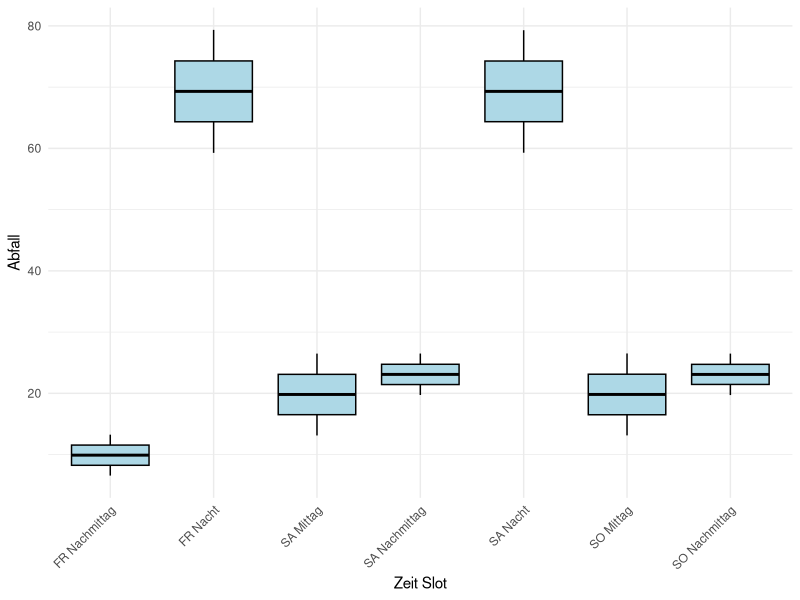
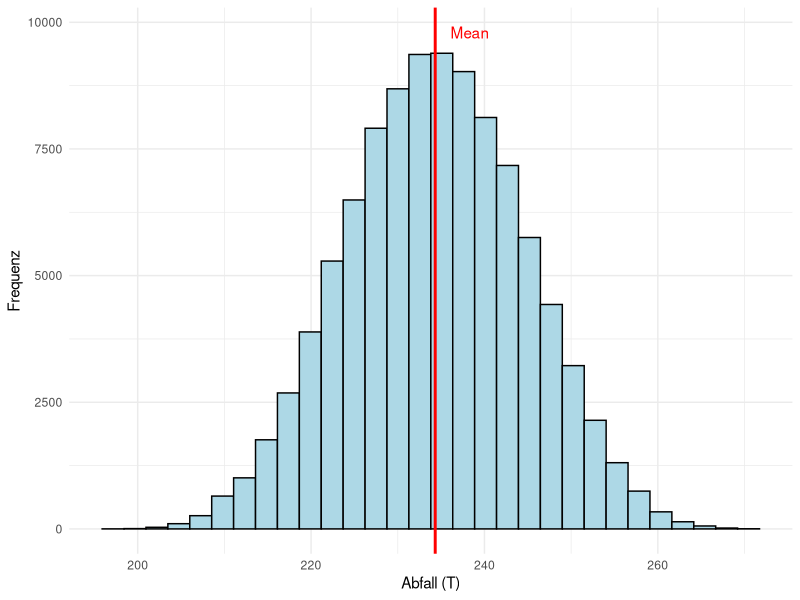

Reproduce these figures in R, in order.
## ---- chunk 1
#| label: variables
#| echo: false
#| cache: true
wetter_probs <- c(2/3, 1/3)
first_slot <- c(0.10, 0.20)
rest_slots <- c(0.3, 0.4)
bad_weather_factor <- 0.7
essen_e <- c(2, 1, 3)
essen_sd <- c(2, 1, 1)
trinken_e <- c(1, 2, 4)
trinken_sd <- c(1, 1, 3)
nsim <- 100000
abfall_gewicht_pro_einheit <- 0.000030 # gweicht in tonnen
## ---- chunk 2
#| label: essen_trinken_table
#| echo: false
#| warning: false


library(knitr)
library(kableExtra)

# Daten für die Tabelle
slot <- c("1. Slot", "2. Slot", "3. Slot")
essen_erwartungswert <- essen_e
essen_standardabweichung <- essen_sd
trinken_erwartungswert <- trinken_e
trinken_standardabweichung <- trinken_sd

# Erstellen der Tabelle
tabelle <- data.frame(
  Zeitslot = slot,
  Erwartungswert = essen_erwartungswert,
  Standardabweichung = essen_standardabweichung,
  Erwartungswert = trinken_erwartungswert,
  Standardabweichung = trinken_standardabweichung
)

# Anzeige der Tabelle mit Überschriften für die Kategorien
kbl(tabelle) %>%
  kable_styling() %>%
  add_header_above(c(" " = 1, "Essen" = 2, "Trinken" = 2)) %>%
  column_spec(2:3, bold = TRUE) %>%
  column_spec(4:5, bold = TRUE)

## ---- chunk 3
#| label: simulation
#| echo: false
#| warning: false
#| cache: true
# Load required libraries
library(ggplot2)
library(tidyr)
library(dplyr)
library(scales)

slots <- c("FR Nachmittag", "FR Nacht", "SA Mittag", "SA Nachmittag", "SA Nacht", "SO Mittag", "SO Nachmittag")

M <- matrix(NA, nrow = nsim, ncol = length(slots))

for (i in 1:nsim) {
  anzahl_personen <- rpois(1, 2200000)
  wetter_schoen <- sample(c(TRUE, FALSE), size = 1, prob = wetter_probs)
  
  temp_first <- first_slot
  temp_rest <- rest_slots
  
  if (!wetter_schoen) {
    temp_rest <- c(rest_slots[1] * bad_weather_factor, rest_slots[2] * bad_weather_factor)
    temp_first <- c(first_slot[1] * bad_weather_factor, first_slot[2] * bad_weather_factor)
  }
  
  besucher_pro_slot <- c(runif(1, min = first_slot[1], max = first_slot[2]) * anzahl_personen,
                         runif(1, min = rest_slots[1], max = rest_slots[2]) * anzahl_personen,
                         runif(1, min = first_slot[1], max = first_slot[2]) * anzahl_personen,
                         runif(1, min = rest_slots[1], max = rest_slots[2]) * anzahl_personen,
                         runif(1, min = rest_slots[1], max = rest_slots[2]) * anzahl_personen,
                         runif(1, min = first_slot[1], max = first_slot[2]) * anzahl_personen,
                         runif(1, min = rest_slots[1], max = rest_slots[2]) * anzahl_personen)
  
  besucher_pro_slot <- round(besucher_pro_slot)
  
  abfall_pro_slot <- c()
  current_time <- 2
  for (n in 1:length(besucher_pro_slot)) {
    abfall_pro_slot[n] <- rnorm(1, mean = besucher_pro_slot[n]*essen_e[current_time], sd = sqrt(besucher_pro_slot[n]*essen_sd[current_time]^2))
    
    if (current_time == 3) {
    current_time <- 1}
    else {current_time <- current_time + 1}

  }
  M[i,] <- abfall_pro_slot * abfall_gewicht_pro_einheit
}

# Convert the matrix to a data frame
df <- as.data.frame(M)
colnames(df) <- slots

# Reshape the data to long format
df_long <- df %>%
  pivot_longer(cols = everything(), names_to = "Slot", values_to = "Abfall")

calculated_mean <- mean(rowSums(M))
## ---- chunk 4
#| label: figures
#| echo: false
#| warning: false
#| layout-ncol: 2
#| cache: true
ggplot(df_long, aes(x = Slot, y = Abfall)) +
  geom_boxplot(color="black",fill="lightblue") +
  scale_y_continuous(labels = label_comma()) +
  labs(x = "Zeit Slot", y = "Abfall") +
  theme_minimal() +
  theme(axis.text.x = element_text(angle = 45, hjust = 1))


ggplot(df, aes(x=rowSums(M))) + 
  geom_histogram(color="black", fill="lightblue") +
  scale_color_manual(name="Legende",values=c("red"),labels=c("mean")) +
  xlab("Abfall (T)") +
  theme_minimal() +
  ylab("Frequenz") + 
  geom_vline(xintercept = calculated_mean, color="red", lwd=1) +
  annotate("text", x=calculated_mean + 4, y=9800, label="Mean", angle=0, color="red")
